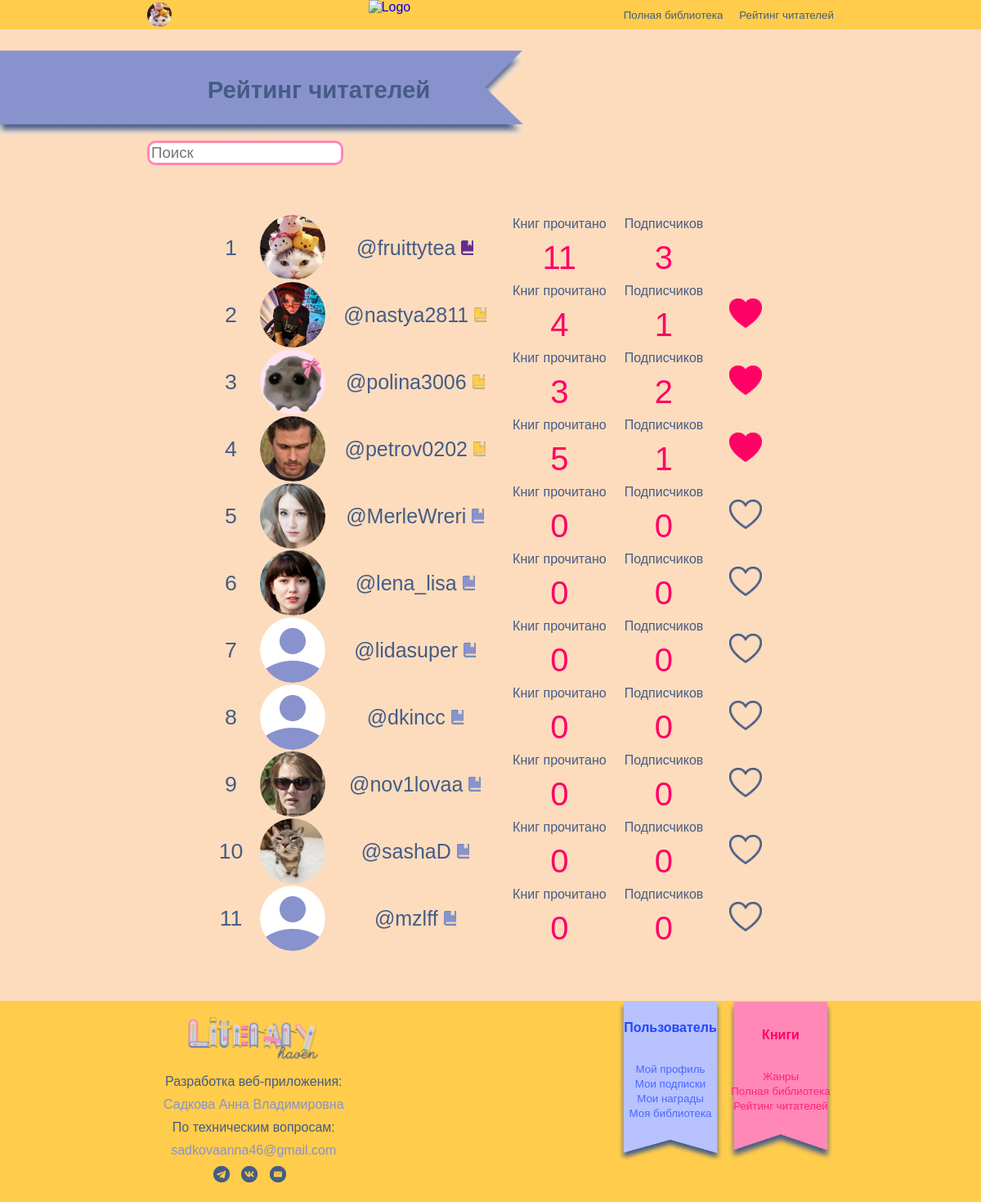
Screenshot of /readers.php?acc=2 with the database file from the repository.
### tables this page shows
CREATE TABLE `user` (
  `UserId` int(11) NOT NULL AUTO_INCREMENT,
  `Surname` varchar(100) NOT NULL,
  `Name` varchar(100) NOT NULL,
  `Fathername` varchar(100) DEFAULT NULL,
  `UserPhoto` varchar(100) DEFAULT NULL,
  `Nickname` varchar(50) DEFAULT NULL,
  `Phone` varchar(18) NOT NULL,
  `Password` varchar(10) NOT NULL,
  `Email` varchar(70) NOT NULL,
  `Scores` int(11) DEFAULT NULL,
  `Role` int(11) NOT NULL,
  `Status` int(11) NOT NULL,
  `Block` bit(1) DEFAULT NULL,
  PRIMARY KEY (`UserId`),
  KEY `Role` (`Role`),
  KEY `Status` (`Status`),
  CONSTRAINT `user_ibfk_1` FOREIGN KEY (`Role`) REFERENCES `role` (`RoleId`),
  CONSTRAINT `user_ibfk_2` FOREIGN KEY (`Status`) REFERENCES `status` (`StatusId`)
);

CREATE TABLE `status` (
  `StatusId` int(11) NOT NULL AUTO_INCREMENT,
  `StatusName` varchar(100) NOT NULL,
  `Color` varchar(7) NOT NULL,
  `StatusPhoto` varchar(1000) DEFAULT NULL,
  `MinScores` int(11) DEFAULT NULL,
  `MaxScores` int(11) NOT NULL,
  PRIMARY KEY (`StatusId`)
);

### public_html/readers.php (the view, shortened to what this page needs)
<?php
if (isset($_SESSION['acc'])) {
    $acc = $_SESSION['acc'];
} elseif (isset($_GET['acc'])) {
    $acc = $_GET['acc'];
} else {
    header("Location: autorisation.php");
    exit();
}
$host="localhost";
$dbname="sadkovaann";
$password="R2UJCEw@Q";
$user="sadkovaann";
$db_connect = mysqli_connect($host, $user, $password, $dbname);
$roleCheck = "SELECT Role FROM user WHERE UserId = $acc";
$roleCheckSql = mysqli_query($db_connect, $roleCheck);
if ($roleCheckSql && mysqli_num_rows($roleCheckSql) > 0) {
    $rowRole = mysqli_fetch_assoc($roleCheckSql);
    $RoleId = $rowRole['Role'];
}
?>
<!DOCTYPE html>
<html lang="ru">
<head>
    <link rel="stylesheet" href="style.css">
<body>
    <header>
        <div class="user-profile">
            <?php
            $q1 = "SELECT UserPhoto FROM user WHERE UserId = $acc";
            $sql1 = mysqli_query($db_connect, $q1);
            if ($sql1 && mysqli_num_rows($sql1) > 0) {
                $row = mysqli_fetch_assoc($sql1);
                $imageName = $row['UserPhoto'];
                $profimage = "Images/Profile/" . $imageName;
                echo "<a href='profile.php'>
                        <img src='$profimage' alt='Профиль' class='profile-icon'>
                    </a>";
            } else {
                echo "<a href='profile.php'>
                        <img src='Images/Profile/NoPhoto.png' alt='Профиль' class='profile-icon'>
                    </a>";
            }
            ?>
        </div>
        <div class="logo">
            <a href="index.php">
                <img src="Images/Logo/logo.png" alt="Logo">
            </a>
        </div>
        <nav>
            <ul>
                <li><a href="library.php">Полная библиотека</a></li>
                <li><a href="readers.php">Рейтинг читателей</a></li>
            </ul>
        </nav>
    </header>
    <section class="books-section" id="preferences">
        <div id="left" class="section-bookmark" style="background-image: url('Images/Navigation/BlueSection.png'); margin-top: 2%">
            <h2 class="section-title">Рейтинг читателей</h2>
        </div>
        <?php
        if($RoleId == 1){
            echo "<input type='text' name='SearchBox' id='SearchBox' placeholder='Поиск' oninput='searchReaderAdmin()'>";
        }
        else if($RoleId == 2){
            echo "<input type='text' name='SearchBox' id='SearchBox' placeholder='Поиск' oninput='searchReader()'>";
        }
        ?>
        <center>
        <table class="readers-table">
        <tbody>
                <?php
                $subscribedUsers = [];
                if (isset($_SESSION['acc'])) {
                    $currentUserId = $_SESSION['acc'];
                    $subscriptionQuery = "SELECT Blogger FROM subscription WHERE Subscriber = $currentUserId";
                    $subscriptionResult = mysqli_query($db_connect, $subscriptionQuery);
                    while ($row = mysqli_fetch_assoc($subscriptionResult)) {
                        $subscribedUsers[] = $row['Blogger'];
                    }
                }
                if($RoleId == 2)
                {
                    $q = "SELECT user.UserPhoto,
                            user.UserId,
                            user.Nickname,
                            status.StatusName,
                            status.StatusPhoto,
                            COUNT(DISTINCT readbook.ReadId) as Books,
                            COUNT(DISTINCT subscription.Subscriber) as Fans
                    FROM user
                    JOIN status ON status.StatusId = user.Status
                    LEFT JOIN readbook ON readbook.User = user.UserId
                    LEFT JOIN subscription ON subscription.Blogger = user.UserId
                    WHERE Role = 2 and Block = false
                    GROUP BY user.UserPhoto,
                            user.UserId,
                            user.Nickname,
                            status.StatusName,
                            status.StatusPhoto
                    ORDER BY user.Scores DESC;";
                }
                $sql = mysqli_query($db_connect, $q);
                if ($sql) {
                    $rank = 1;
                    while ($readersrow = mysqli_fetch_assoc($sql)) {
                        $ReaderIcon = "Images/Profile/".$readersrow['UserPhoto'];
                        $StatusIcon = "Images/Status/".$readersrow['StatusPhoto'];
                        $Nick = "@".$readersrow['Nickname'];
                        $UsId = $readersrow['UserId'];
                        $isSubscribed = in_array($readersrow['UserId'], $subscribedUsers);
                        $isCurrentUser  = $readersrow['UserId'] == $currentUserId;
                        echo "<tr>";
                        echo "<td rowspan=2 class='rank-style'>$rank</td>";
                        echo "<td rowspan=2><img src='$ReaderIcon' alt='Читатель' class='readers-profile-icon'></td>";
                        echo "<td rowspan=2 class='reader-nick-status'><p><a href='profile.php?usprofile=$UsId'>$Nick
                        <img src='$StatusIcon' alt='Статус' title='{$readersrow['StatusName']}'></a>
                        </p></td>";
                        echo "<td id='indicators-name'><p>Книг прочитано</p></td>";
                        echo "<td id='indicators-name'><p>Подписчиков</p></td>";
                        if($RoleId == 2){
                            if (!$isCurrentUser ) {
                                echo "<td rowspan=2>
                                <img src='Images/Navigation/" . ($isSubscribed ? 'Follow.png' : 'Unfollow.png') . "'
                                    alt='Подписка'
                                    class='follow-reader-button'
                                    data-user-id='" . $readersrow['UserId'] . "'
                                    onclick='SubReader(this)'>
                                </td>";
                            } else {
                                echo "<td rowspan=2></td>";
                            }
                        }
                        echo "</tr><tr>";
                        echo "<td id='num_indicators'><p>{$readersrow['Books']}</p></td>";
                        echo "<td id='num_indicators' class='q-fans'><p>{$readersrow['Fans']}</p></td>";
                        echo "</tr>";
                        $rank++;
                    }
                }
                ?>
            </tbody>
        </table>
        </center>
    </section>
    <center>
        <footer <?php if (isset($RoleId) && $RoleId == 1) echo 'style="display: flex; align-items: center; justify-content: center;"'; ?>>
            <div class="footer-content">
                <a href="#"><img src="Images/Logo/logo2.png" alt="Logo" class="footer-logo"></a>
                <p style="color:#455C86">Разработка веб-приложения:</p>
                <p>Садкова Анна Владимировна</p>
                <p style="color:#455C86">По техническим вопросам:</p>
                <a href='mailto:sadkovaanna46@gmail.com?subject=Сайт%20LiteraryHaven'><p>sadkovaanna46@gmail.com</p></a>
                <div class="social-icons">
                <a href="#"><img src="Images/Social/telegram.png" alt="Telegram"></a>
                <a href="#"><img src="Images/Social/vk.png" alt="VK"></a>
                <a href="mailto:sadkovaanna46@gmail.com?subject=Сайт%20LiteraryHaven"><img src="Images/Social/email.png" alt="Email"></a>
                </div>
            </div>
            <div class="footer-menu" <?php if (isset($RoleId) && $RoleId == 1) echo 'style="display: none;"'; ?>>
                <div class="user-menu">
                    <h3>Пользователь</h3>
                    <ul>
                        <li><a href="profile.php">Мой профиль</a></li>
                        <li><a href="subscribtion.php?mysub=1">Мои подписки</a></li>
                        <li><a href="awards.php">Мои награды</a></li>
                        <li><a href="library.php?mylib=1">Моя библиотека</a></li>
                    </ul>
                </div>
                <div class="books-menu">
                    <h3>Книги</h3>
                    <ul>
                        <li><a href="allgenres.php">Жанры</a></li>
                        <li><a href="library.php">Полная библиотека</a></li>
                        <li><a href="readers.php">Рейтинг читателей</a></li>
                    </ul>
                </div>
            </div>
        </footer>
    </center>
</body>
</html>

### rows the page displays
user: UserPhoto (picture), Nickname "@fruittytea", Status.StatusPhoto (picture), Books "11", Fans "3"
user: UserPhoto (picture), Nickname "@nastya2811", Status.StatusPhoto (picture), Books "4", Fans "1"
user: UserPhoto (picture), Nickname "@polina3006", Status.StatusPhoto (picture), Books "3", Fans "2"
user: UserPhoto (picture), Nickname "@petrov0202", Status.StatusPhoto (picture), Books "5", Fans "1"
user: UserPhoto (picture), Nickname "@MerleWreri", Status.StatusPhoto (picture), Books "0", Fans "0"
user: UserPhoto (picture), Nickname "@lena_lisa", Status.StatusPhoto (picture), Books "0", Fans "0"
user: UserPhoto (placeholder picture), Nickname "@lidasuper", Status.StatusPhoto (picture), Books "0", Fans "0"
user: UserPhoto (placeholder picture), Nickname "@dkincc", Status.StatusPhoto (picture), Books "0", Fans "0"
user: UserPhoto (picture), Nickname "@nov1lovaa", Status.StatusPhoto (picture), Books "0", Fans "0"
user: UserPhoto (picture), Nickname "@sashaD", Status.StatusPhoto (picture), Books "0", Fans "0"
user: UserPhoto (placeholder picture), Nickname "@mzlff", Status.StatusPhoto (picture), Books "0", Fans "0"
